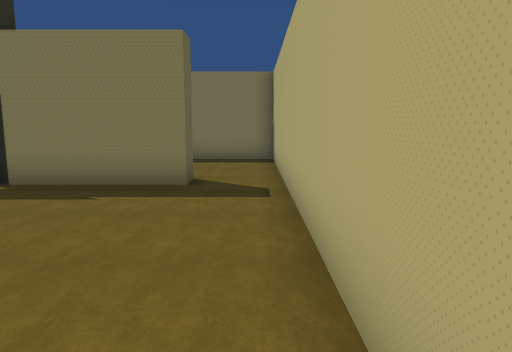
[1] (above)

24 first-person views from a walk through a Unity game level. The camera is 1.2 m above the floor, tilts 8° down and sees 70° across. The floor is counted in squares, 1 m on a side. Each view is taken from the middle of a square. On the plan, view 1 faces up. The plan holds only what a view shows up to about 15 squares ahead; the rest is blank. The place goes on beyond the plan. The player character is not drawn. Some animated figures are left out. Door leaves are left out, so doorways stand open.

[2]
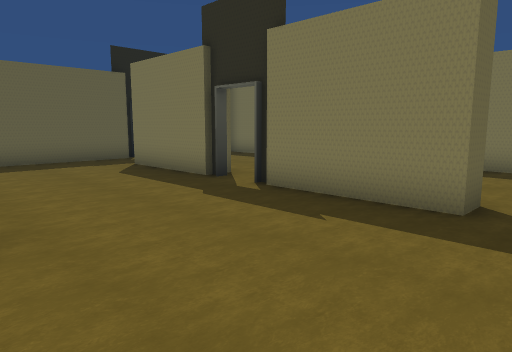

[3]
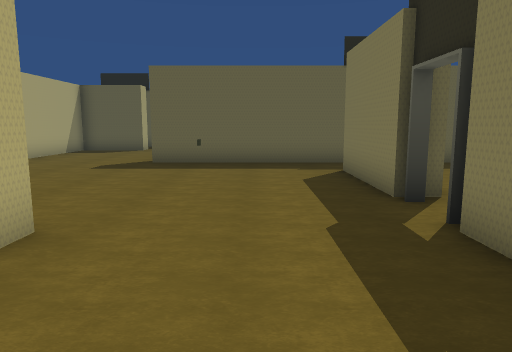

[4]
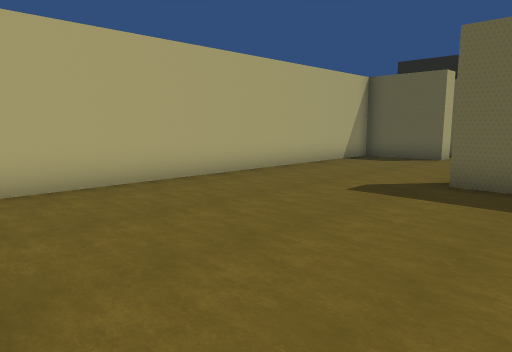

[5]
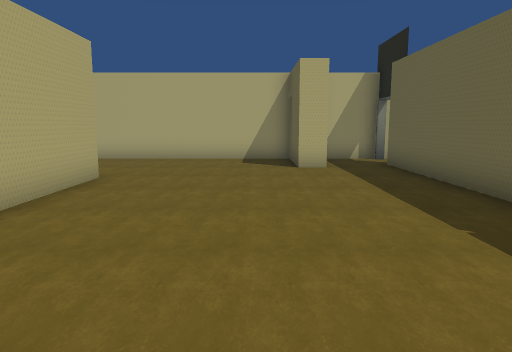

[6]
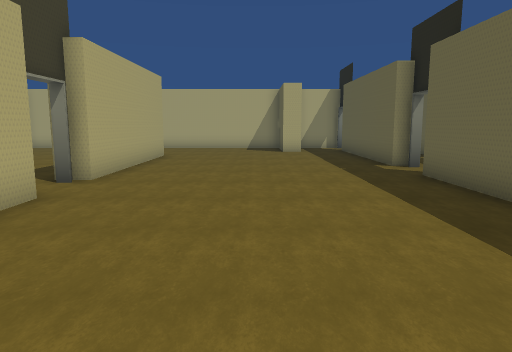

[7]
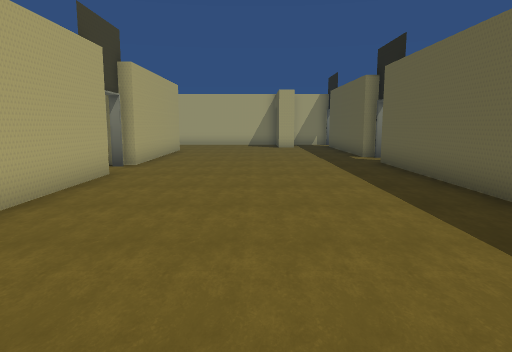

[8]
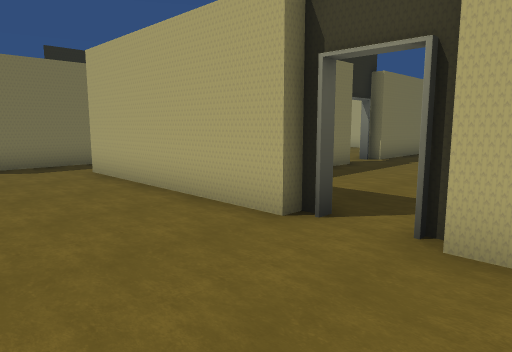

[9]
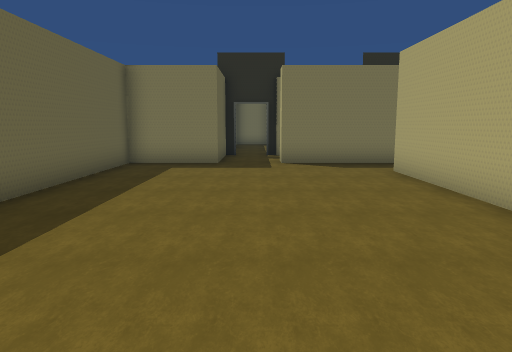

[10]
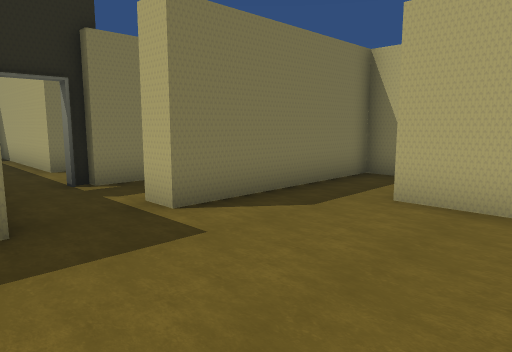

[11]
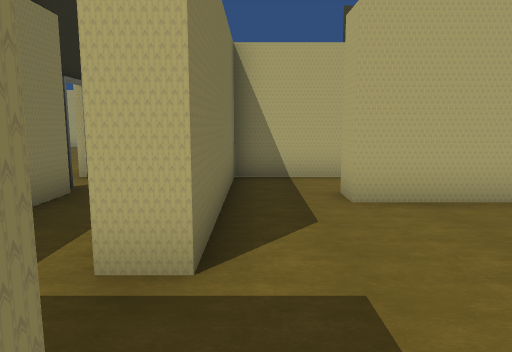

[12]
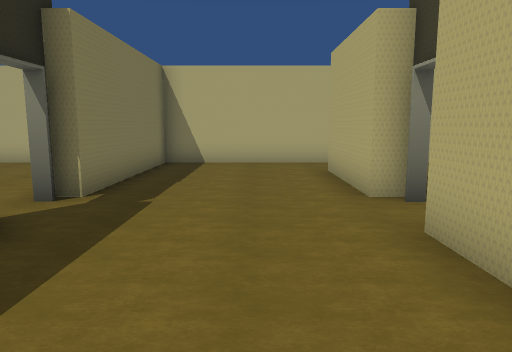

[13]
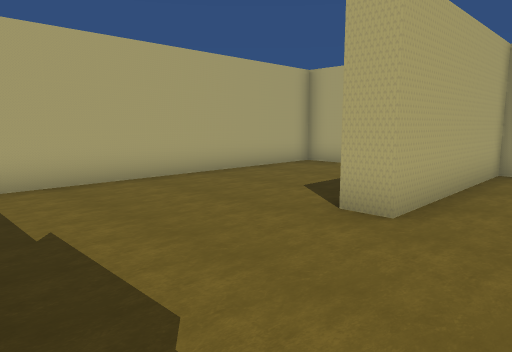

[14]
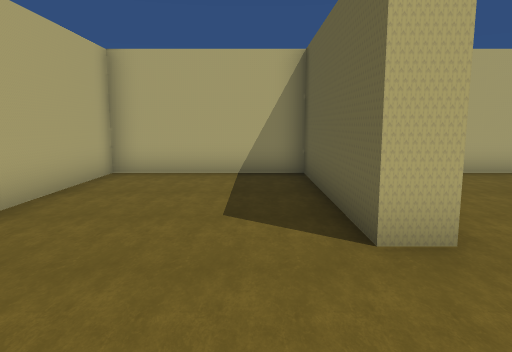

[15]
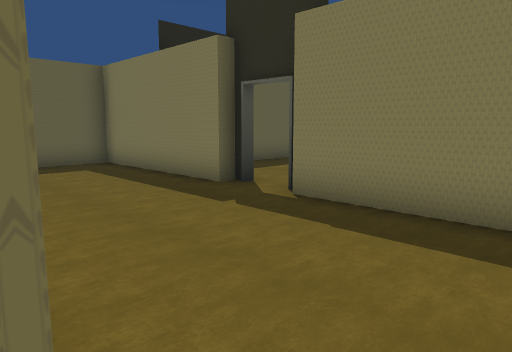

[16]
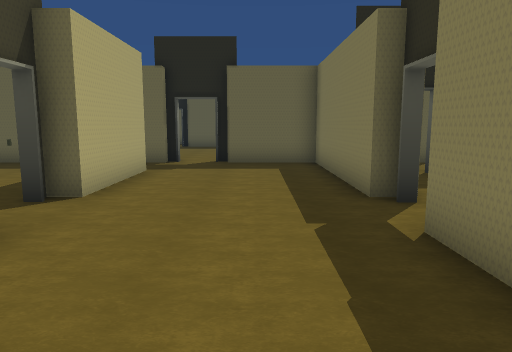

[17]
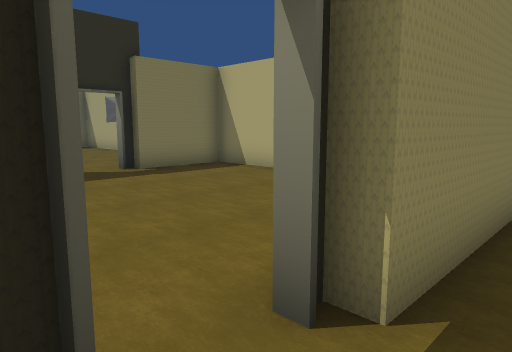

[18]
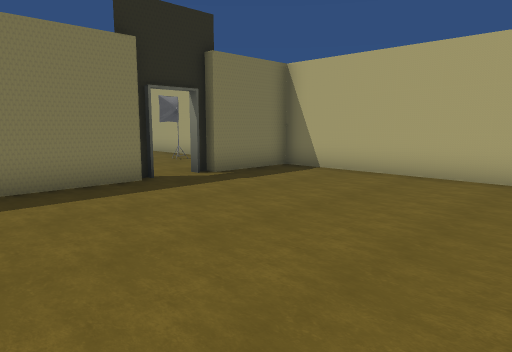

[19]
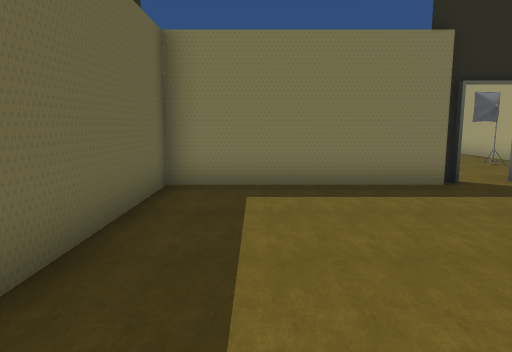

[20]
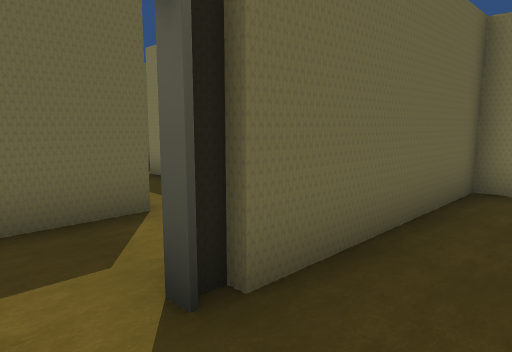

[21]
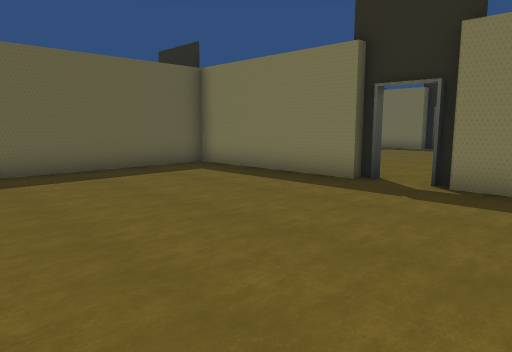

[22]
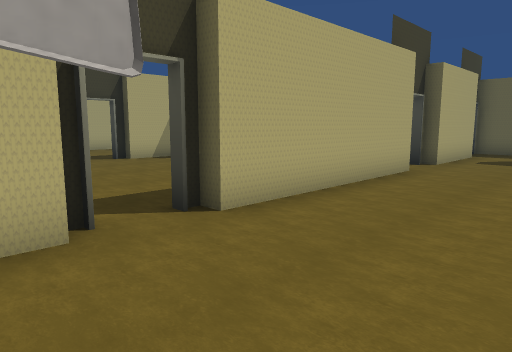

[23]
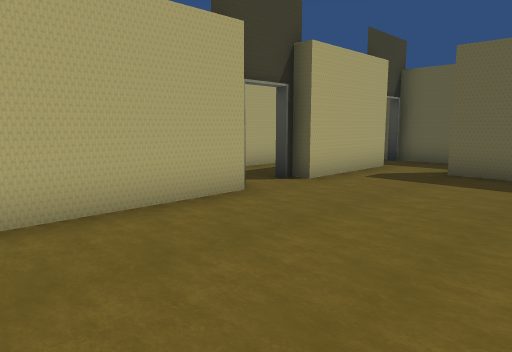

[24]
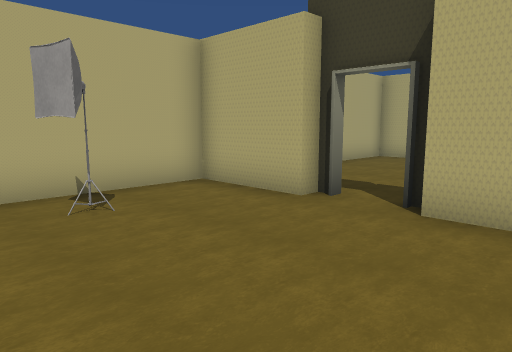

### Floor plan
Points are (right, up) in squares from view 1. A wall is a line through its corners. A room is listed if a view was taken in it or the views show most of it. See-through windows are left out.
Room 1 (views 1, 2, 3, 4, 5, 6, 7, 8, 9, 10, 11, 13, 14, 15)
walls: (-12.6, 8.1) (-12.6, 1.6); (-13, 8.5) (-13, 8) (-13, 8.4); (-13, 9.6) (-13, 10.1); (-13.4, 10.1) (-13.4, 16.5) (-12.6, 16.5); (-13.4, 1.6) (-13.4, 8.1); (-7, 8.1) (-7, 7.3) (-10.6, 7.3); (-6.6, 7.8) (-6.6, 7.2); (-5.4, 7.2) (-5.4, 7.8); (-21, 5.3) (-21, -1.1); (-19.1, -0.3) (-18.2, -0.3) (-18.2, -3.1) (-5, -3.1) (-5, 2.5) (-4.2, 2.5) (-4.2, -3.1) (0.6, -3.1) (0.6, 8.4); (-1.4, 8.1) (-1.4, 7.3) (-5, 7.3) (-5, 8.1); (-12.5, 18.5) (-16.2, 18.5) (-16.2, 19.4); (-21.8, -3.1) (-19.5, -3.1); (-18.2, 19.5) (-18.2, 18.5) (-21, 18.5) (-21, 7.2)
ways out: opening at (-11.5, 8) to room 2; opening at (-0.5, 8) to room 2; open door at (-13, 9) to room 2; open door at (-6, 7.5) to room 2; opening at (-17, 19) to room 5; opening at (-13, 17.5) to room 6; open door at (-21.5, 6.5); open door at (-21, -2)
Room 2 (views 12, 16, 17)
walls: (-7, 12.9) (-12.6, 12.9) (-12.6, 10.1); (-6.6, 13.4) (-7, 13.4); (-4.9, 13.4) (-5.4, 13.4); (-5, 8.1) (-1.4, 8.1); (-10.6, 8.1) (-7, 8.1); (-13, 10.1) (-13, 9.7); (0.6, 8.4) (0.6, 12.9) (-5, 12.9)
ways out: opening at (-11.5, 8) to room 1; opening at (-0.5, 8) to room 1; open door at (-13, 9) to room 1; open door at (-6, 7.5) to room 1; open door at (-6, 13) to room 3
Room 3 (views 18, 19, 20, 21)
walls: (-3.8, 21.6) (-4.2, 21.6); (-4.2, 22.1) (-4.2, 21.3) (-9.8, 21.3) (-9.8, 15.6); (-2.1, 21.6) (-2.6, 21.6); (-6.6, 13.6) (-6.6, 13.4); (-7.1, 13.4) (-6.5, 13.4); (-5, 12.9) (-5, 13.8); (-8.8, 13.7) (-7, 13.7) (-7, 12.9); (-0.5, 13.7) (0.6, 13.7) (0.6, 21.3) (-2.2, 21.3) (-2.2, 22.1)
ways out: open door at (-6, 13) to room 2; open door at (-3, 22) to room 4; open door at (-10, 14.5) to room 6
Room 4 (views 22, 23, 24)
walls: (-10.6, 22.1) (-4.2, 22.1); (-4.2, 21.6) (-3.9, 21.6); (-12.6, 21.6) (-12.1, 21.6); (-2.2, 22.1) (0.6, 22.1) (0.6, 28.5); (-2.5, 21.6) (-2.1, 21.6); (-0.8, 25.1) (-1.4, 25.4) (-0.4, 25.6); (-0.8, 25) (-1.3, 25.4); (-15.4, 25.4) (-15.4, 24); (-16.2, 22.1) (-12.6, 22.1)
ways out: open door at (-3, 22) to room 3; open door at (-11.5, 21.5) to room 5; opening at (-16, 23.5)
Room 5 (no view inside)
walls: (-14.6, 19.3) (-13.2, 19.3); (-12.6, 21.3) (-16.2, 21.3); (-16.1, 21.6) (-16.6, 21.6); (-18.2, 23.2) (-18.2, 19.5)
ways out: opening at (-17, 19) to room 1; open door at (-11.5, 21.5) to room 4; open door at (-17, 21.5)
Room 6 (no view inside)
walls: (-12.6, 16.5) (-12.6, 14.8); (-10.6, 16) (-10.6, 18.5) (-12.5, 18.5)
ways out: opening at (-13, 17.5) to room 1; open door at (-10, 14.5) to room 3

Where each view was taken, in squares from view 1:
view 1: 0 up, 0 right, facing up
view 2: 2 up, 0 right, facing up-left
view 3: 5 up, 1 left, facing left
view 4: 4 up, 5 left, facing down-left
view 5: 10 up, 17 left, facing down
view 6: 16 up, 17 left, facing down
view 7: 19 up, 17 left, facing down
view 8: 7 up, 17 left, facing up-right
view 9: 7 up, 17 left, facing up
view 10: 14 up, 19 left, facing up-right
view 11: 18 up, 19 left, facing right
view 12: 10 up, 11 left, facing right
view 13: 7 up, 7 left, facing down-right
view 14: 6 up, 3 left, facing down
view 15: 8 up, 1 left, facing up-left
view 16: 11 up, 1 left, facing left
view 17: 12 up, 7 left, facing up-right
view 18: 14 up, 8 left, facing up-right
view 19: 14 up, 8 left, facing up
view 20: 14 up, 8 left, facing up-left
view 21: 14 up, 0 right, facing up-left
view 22: 26 up, 1 left, facing down-left
view 23: 27 up, 6 left, facing down-left
view 24: 27 up, 6 left, facing down-right
